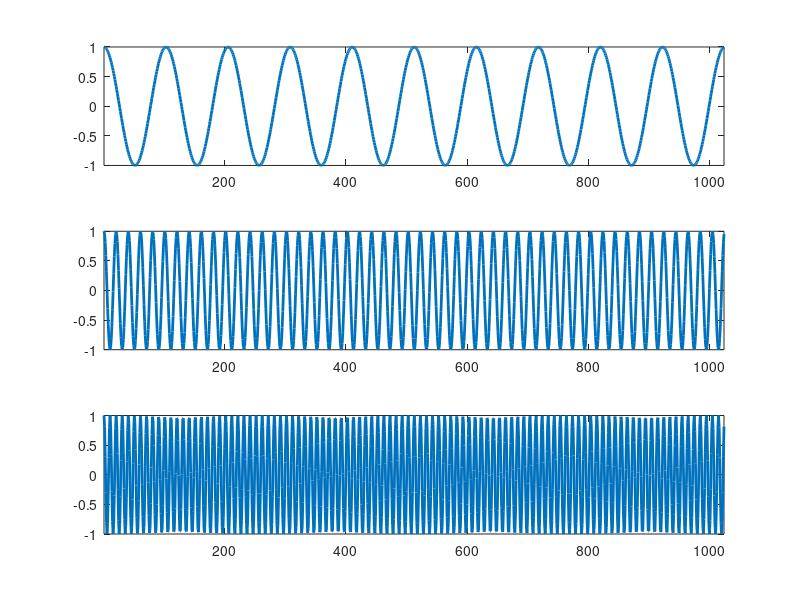

The MATLAB script that drew this image: (Note: this script raises an error after producing the figure.)
%% Introduction to Signal Decomposition
% This numerical tour introduces the notion of orthogonal transform.

%% Installing toolboxes and setting up the path.

%%
% You need to download the 
% <../toolbox_general.zip general purpose toolbox>
% and the <../toolbox_signal.zip signal toolbox>.

%%
% You need to unzip these toolboxes in your working directory, so
% that you have |toolbox_general/| and |toolbox_signal/| in your
% directory.

%%
% *For Scilab user:* you must replace the Matlab comment '%' by its Scilab
% counterpart '//'.

%%
% *Recommandation:* You should create a text file named for instance
% |numericaltour.sce| (in Scilab) or |numericaltour.m| (in Matlab) to write
% all the Scilab/Matlab commands you want to execute. Then, simply run
% |exec('numericaltour.sce');| (in Scilab) or |numericaltour;| (in Matlab)
% to run the commands. 

%%
% Execute this line only if you are using Matlab.

getd = @(p)path(path,p); % scilab users must *not* execute this

%%
% Then you can add these toolboxes to the path.

% Add some directories to the path
getd('../toolbox_signal/');
getd('../toolbox_general/');

%% Fourier Representation
% The Fourier coefficients are the decomposition of the signal in the
% orthogonal basis of Fourier sinusoids.

%%
% Display 1D sinusoids of various frequencies.

n = 1024;
freq = round( [ .01 .05 .1 ]*n );
t = 0:n-1;
clf;
for i=1:length(freq)
    subplot(length(freq), 1, i);
    h = plot( cos(2*pi/n*freq(i)*t ) ); axis('tight');
    set(h, 'LineWidth', 2);
end

%%
% _Exercice 1:_ (the solution is <../missing-exo.html exo1.m>)
% Display 2D sinusoids of various frequencies.

exo1;

%% Wavelet Representation
% The wavelet atoms are indexed by both a translation and a scale
% parameter.

%%
% We display 1D wavelets at various scales.

options.ti = 1;
n = 1024;
Jmin = 4;
y = perform_wavelet_transf(zeros(n,1), Jmin, +1, options);
nJ = 3;
nT = 3;
sel = linspace(0,n-1,nT+1); sel = sel(1:nT); sel = sel+round(sel(2)/2);
clf;
for j=1:nJ
    subplot(nJ,1,j);
    x = [];
    for i=1:nT
        y = y*0;
        y(sel(i),:,j+1) = 1;
        x(:,i) = perform_wavelet_transf(y, Jmin, -1, options);
    end
    hold on;
    h = plot(x); axis('tight');
    set(h, 'LineWidth', 2);
    h = plot(1:n, zeros(n,1), 'k');
    set(h, 'LineWidth', 2);
end

%%
% _Exercice 2:_ (the solution is <../missing-exo.html exo2.m>)
% Display 2D wavelets at various scales.

exo2;
